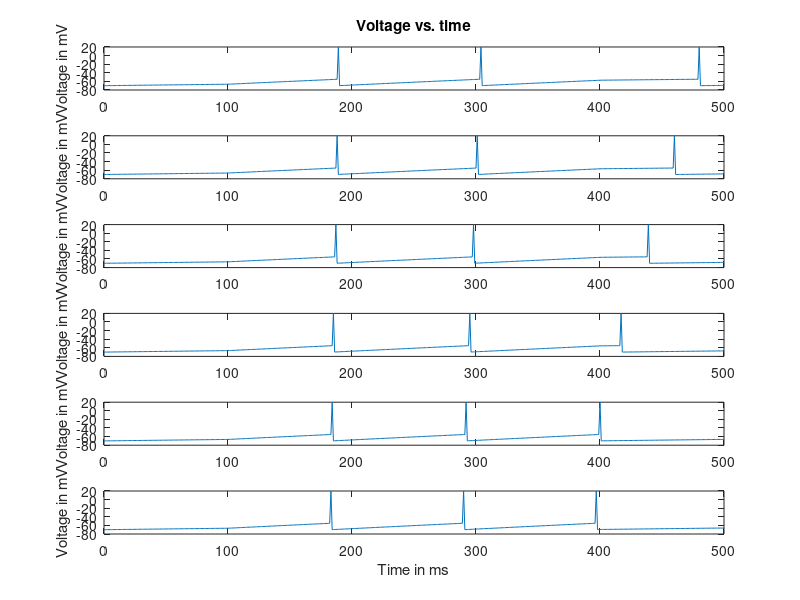

MATLAB code for this plot:
%%
%%%%simulation
clear all;
close all;

%%%DEFINE PARAMETERS
dt=1; %time step ms
t_end=500; %total run time ms
t_StimStart=100; %time to start injecting current
t_StimEnd=400; %time to end injecting current
V_th=-55; %spike threshold
V_reset=-70; %value to reset voltage to after a spike
V_spike=20; %value to draw a spike to, when cell spikes
k=0.1;g=0.0005;

%%%DEFINE INITIAL VALUES AND VECTORS TO HOLD RESULTS
t_vect=0:dt:t_end; 
V_vect=zeros(1,length(t_vect));
V_plot_vect=zeros(1,length(t_vect));

%INTEGRATE THE EQUATION dV/dt = -g*V+k*I_e
PlotNum=0;
I_Stim_vect=1:0.02:1.1; %magnitudes of pulse of injected current [nA]
spTrain=zeros(t_end,length(I_Stim_vect));

for I_Stim=I_Stim_vect; %loop over different I_Stim values
    PlotNum=PlotNum+1;
    i=1; %index denoting which element of V is being assigned
    V_vect(i)=V_reset; %first element of V, i.e. value of V at t=0
    V_plot_vect(i)=V_vect(i); %if no spike, then just plot the actual voltage V
    I_e_vect=zeros(1,t_StimStart/dt); %portion of I_e_vect from t=0 to t_StimStart
    I_e_vect=[I_e_vect I_Stim*ones(1,1+((t_StimEnd-t_StimStart)/dt))];
    I_e_vect=[I_e_vect zeros(1,(t_end-t_StimEnd)/dt)];
    I_e_vect_mat(:,PlotNum)=I_e_vect;
    
    NumSpikes=0; %holds number of spikes that have occurred
    for t=dt:dt:t_end %loop through values of t in steps of df ms        
        dV=(-g*V_vect(i)+k*I_e_vect(i))*dt; %Euler's method
        V_vect(i+1)=V_vect(i)+dV;
        
        %if statement below says what to do if voltage crosses threshold
        if (V_vect(i+1)>V_th) %cell spiked
            V_vect(i+1)=V_reset; %set voltage back to V_reset
            V_plot_vect(i+1)=V_spike; %set vector that will be plotted to show a spike here
            NumSpikes=NumSpikes+1; %add 1 to the total spike count
            spTrain(t,PlotNum)=1;
        else %voltage didn't cross threshold so cell does not spike
            V_plot_vect(i+1)=V_vect(i+1); %plot actual voltage
        end
        i=i+1; %add 1 to index,corresponding to moving forward 1 time step
    end    
    
    
    %MAKE PLOTS
    figure(1)
    subplot(length(I_Stim_vect),1,PlotNum)
    plot(t_vect,V_plot_vect);
    if (PlotNum==1)
        title('Voltage vs. time');
    end
    if (PlotNum==length(I_Stim_vect))
        xlabel('Time in ms');
    end
    ylabel('Voltage in mV');
end
